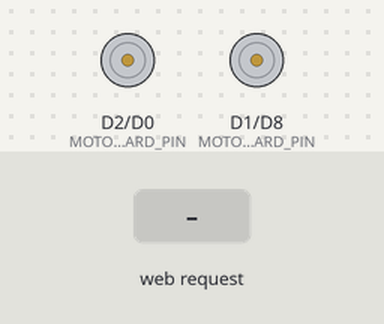
A sketch run on a simulated ESP8266 (Wemos D1 mini). Shown: motor-driver pin pairs drawn as motors (green arrow = first pin HIGH = forward, orange = second pin HIGH = backward, longer = more drive). The test bench sets the inputs (shaded band).

Above: at 2.2 s.
2.3 s: HTTP request GET /motor1_forward?state=1 received
At 3.4 s:
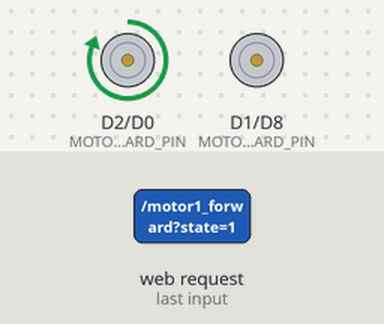
3.8 s: HTTP request GET /motor1_reverse?state=1 received
At 4.5 s:
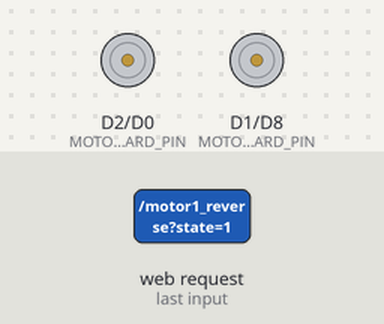
5.3 s: HTTP request GET /motor1_forward received
At 5.6 s:
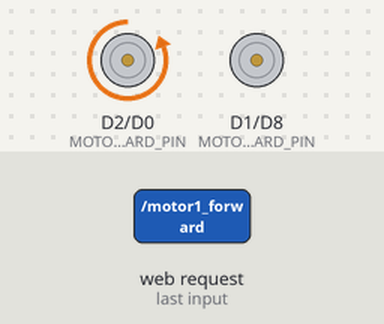
6.8 s: HTTP request GET /motor2_forward?state=1 received
At 8.0 s:
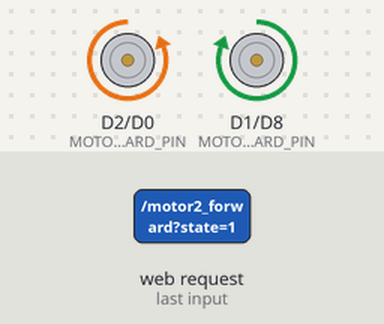
8.3 s: HTTP request GET /motor1_reverse received
At 9.1 s:
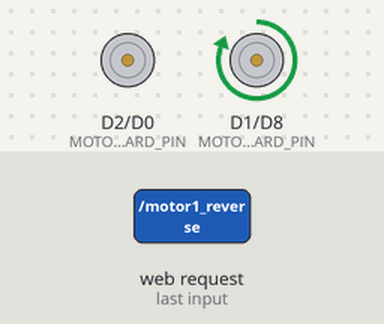
9.8 s: HTTP request GET /motor1_forward?state=120 received
At 10.3 s:
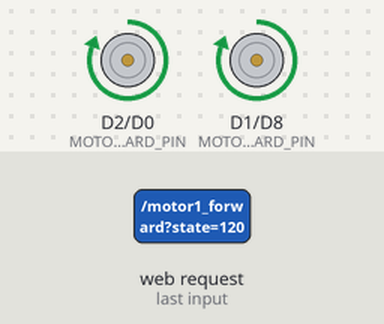
Timing chart, 0 to 12.3 s (numbered marks = the images above; inputs shaded):
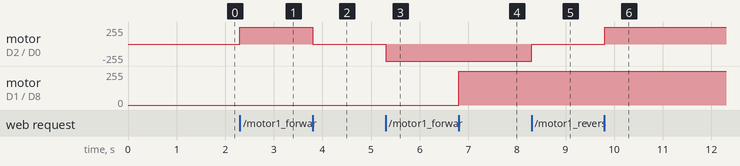

The sketch:

main.ino
```cpp
#include <ESP8266WiFi.h>
#include <WiFiClient.h>
#include <ESP8266WebServer.h>

#ifndef APSSID
#define APSSID "RC-Line-Follower"
// #define APPSK "mariosplen"
#endif

const char *ssid = APSSID;
// const char *password = APPSK;

ESP8266WebServer server(80);

const int MOTOR1_FORWARD_PIN = D2;
const int MOTOR1_REVERSE_PIN = D0;
const int MOTOR2_FORWARD_PIN = D1;
const int MOTOR2_REVERSE_PIN = D8;

byte temperature = 0;
byte humidity = 0;

void handleRoot(){
  String html = R"html(
    <!DOCTYPE html>
    <html lang="en" xmlns="http://www.w3.org/1999/html">
    <head>
        <meta charset="UTF-8">
        <meta content="IE=edge" http-equiv="X-UA-Compatible">

        <title>Remote Control Line Follower Robot</title>


        <style>
            body {
                display: flex;
                justify-content: center;
                align-items: center;
                height: 100vh;
                user-select: none;
            }


            span.label {
                font-size: 60px;
                color: #8e8e8e;
            }

            div.rounded-bg {
                background: #d9d9d9;
                border-radius: 50px;

            }

            i.control-icon {
                font-size: 24px;
                color: #2e2e2e;
                width: 100%;
                text-align: center;
            }

            .d-flex {
                display: flex !important;
            }

            .justify-content-between {
                justify-content: space-between !important;
            }

            .flex-column {
                flex-direction: column !important;
            }

            .px-3 {
                padding-right: 1rem !important;
                padding-left: 1rem !important;
            }

            .justify-content-center {
                justify-content: center !important;
            }

            .py-5 {
                padding-top: 3rem !important;
                padding-bottom: 3rem !important;
            }

            .container {
                width: 100%;
                margin-right: auto;
                margin-left: auto;
            }

            @media (min-width: 576px) {
                .container {
                    max-width: 540px;
                }
            }

            @media (min-width: 768px) {
                .container {
                    max-width: 720px;
                }
            }

            @media (min-width: 992px) {
                .container {
                    max-width: 960px;
                }
            }

            @media (min-width: 1200px) {
                .container {
                    max-width: 1140px;
                }
            }

            @media (min-width: 1400px) {
                .container {
                    max-width: 1320px;
                }
            }

        </style>
    </head>
    <body>
    <div class="container">
        <div class="d-flex   justify-content-between ">


            <div class="d-flex flex-column rounded-bg  px-3 justify-content-center ">
                <i class=" py-5 control-icon" id="motor1-forward">▲</i>
                <span class="label py-5">Motor1</span>
                <i class="  py-5 control-icon" id="motor1-backward">▼</i>
            </div>

            <div class="d-flex flex-column rounded-bg  px-3 justify-content-center ">
                <i class=" py-5 control-icon" id="motor2-forward">▲</i>
                <span class="label py-5">Motor2</span>
                <i class="  py-5 control-icon" id="motor2-backward">▼</i>
            </div>


        </div>
        <div class="d-flex   px-3 justify-content-center">
            <button id="calibration-button">Calibrate</button>
            <button id="line-following-button">Line Following</button>
            <div class="d-flex flex-column rounded-bg px-3 justify-content-center">
                <label for="speed-slider">Speed:</label>
                <input id="speed-slider" max="100" min="50" step="10" type="range" value="80"/>
            </div>

        </div>

        <div id="sensor-data">
            <p>Temperature: <span id="temperature">--</span></p>
            <p>Humidity: <span id="humidity">--</span></p>
        </div>
    </div>
    <script>
        const motor1ForwardButton = document.getElementById('motor1-forward');
        motor1ForwardButton.addEventListener('touchstart', function () {
            sendRequest('/motor1_forward', 1);
            console.log("pressed");
        });
        motor1ForwardButton.addEventListener('touchend', function () {
            sendRequest('/motor1_forward', 0);
        });

        const motor2ForwardButton = document.getElementById('motor2-forward');
        motor2ForwardButton.addEventListener('touchstart', function () {
            sendRequest('/motor2_forward', 1);
        });
        motor2ForwardButton.addEventListener('touchend', function () {
            sendRequest('/motor2_forward', 0);
        });

        const motor1ReverseButton = document.getElementById('motor1-backward');
        motor1ReverseButton.addEventListener('touchstart', function () {
            sendRequest('/motor1_reverse', 1);
        });
        motor1ReverseButton.addEventListener('touchend', function () {
            sendRequest('/motor1_reverse', 0);
        });

        const motor2ReverseButton = document.getElementById('motor2-backward');
        motor2ReverseButton.addEventListener('touchstart', function () {
            sendRequest('/motor2_reverse', 1);
        });
        motor2ReverseButton.addEventListener('touchend', function () {
            sendRequest('/motor2_reverse', 0);
        });

        const calibrationButton = document.getElementById('calibration-button');
        const lineFollowingButton = document.getElementById('line-following-button');
        const speedSlider = document.getElementById('speed-slider');

        // Add event listeners for buttons and slider
        calibrationButton.addEventListener('click', function () {
            sendRequest('/calibration', 1);
        });
        lineFollowingButton.addEventListener('click', function () {
            sendRequest('/line_following', 1);
        });
        speedSlider.addEventListener('input', function () {
            const speed = speedSlider.value;
            sendRequest('/speed', speed);
        });

        function sendRequest(url, state) {
            const xhr = new XMLHttpRequest();
            xhr.open('GET', url + '?state=' + state, true);
            xhr.send();
        }

        function updateValues() {
            var xhttp = new XMLHttpRequest();
            xhttp.onreadystatechange = function () {
                if (this.readyState === 4 && this.status === 200) {
                    var data = JSON.parse(this.responseText);
                    document.getElementById('temperature').innerText = data.temperature;
                    document.getElementById('humidity').innerText = data.humidity;
                }
            };
            xhttp.open('GET', '/values', true);
            xhttp.send();
        }

        setInterval(updateValues, 2000);
    </script>
    </body>
    </html>
  )html";
  server.send(200, "text/html", html);
}

void handleMotor1Forward(){
  int state = server.arg("state").toInt();
  digitalWrite(MOTOR1_FORWARD_PIN, state);
  server.send(200, "text/plain", "OK");
}

void handleMotor1Reverse(){
  int state = server.arg("state").toInt();
  digitalWrite(MOTOR1_REVERSE_PIN, state);
  server.send(200, "text/plain", "OK");
}

void handleMotor2Forward(){
  int state = server.arg("state").toInt();
  digitalWrite(MOTOR2_FORWARD_PIN, state);
  server.send(200, "text/plain", "OK");
}

void handleMotor2Reverse(){
  int state = server.arg("state").toInt();
  digitalWrite(MOTOR2_REVERSE_PIN, state);
  server.send(200, "text/plain", "OK");
}
void handleCalibration(){
  int state = server.arg("state").toInt();
  Serial.println("CALBR");
  server.send(200, "text/plain", "OK");
}
void handleLineFollowing(){
  int state = server.arg("state").toInt();
  Serial.println("FOLLO");
  server.send(200, "text/plain", "OK");
}
void handleSpeed(){
  int state = server.arg("state").toInt();
  String speed = "S," + String(state);
  Serial.println(speed);
  server.send(200, "text/plain", "OK");
}

void handleValues(){
  String values = "{\"temperature\": " + String(temperature) + ", \"humidity\": " + String(humidity) + "}";
  server.send(200, "application/json", values);
}

void setup(){
  delay(1000);
  Serial.begin(9600);

  pinMode(MOTOR1_FORWARD_PIN, OUTPUT);
  pinMode(MOTOR1_REVERSE_PIN, OUTPUT);
  pinMode(MOTOR2_FORWARD_PIN, OUTPUT);
  pinMode(MOTOR2_REVERSE_PIN, OUTPUT);

  // Serial.print("Configuring access point...");

  IPAddress ip(192, 168, 1, 1);       // Set the IP address of the access point
  IPAddress subnet(255, 255, 255, 0); // Set the subnet mask
  IPAddress gateway(192, 168, 1, 1);  // Set the gateway address (same as IP address)

  WiFi.softAPConfig(ip, gateway, subnet); // Configure the access point with the new settings
  // You can add a password parameter if you want the AP to be secured.
  WiFi.softAP(ssid); // Start the access point with the new settings

  IPAddress myIP = WiFi.softAPIP();
  // Serial.print("AP IP address: ");
  // Serial.println(myIP);
  server.on("/", handleRoot);
  server.on("/motor1_forward", handleMotor1Forward);
  server.on("/motor1_reverse", handleMotor1Reverse);
  server.on("/motor2_forward", handleMotor2Forward);
  server.on("/motor2_reverse", handleMotor2Reverse);
  server.on("/calibration", handleCalibration);
  server.on("/line_following", handleLineFollowing);
  server.on("/speed", handleSpeed);
  server.on("/values", handleValues);
  server.begin();
  // Serial.println("HTTP server started");
}

void updateSensorData(){
  if (Serial.available() > 0){
    String data = Serial.readStringUntil('\n'); // Read the incoming byte data until a newline character is encountered
    int commaIndex = data.indexOf(',');
    if (commaIndex != -1){
      temperature = data.substring(0, commaIndex).toInt(); // Extract the temperature value
      humidity = data.substring(commaIndex + 1).toInt();   // Extract the humidity value
    }
  }
}

unsigned long previousUpdateMillis = 0;
const unsigned long updateInterval = 5000;

void loop(){
  server.handleClient();
  // Update temperature and humidity values by reading the serial data every 5 seconds
  unsigned long currentMillis = millis();
  if (currentMillis - previousUpdateMillis >= updateInterval){
    previousUpdateMillis = currentMillis;
    updateSensorData();
  }
}
```

Measured:
- after the input at 2.3 s, motor on D2 (MOTOR1_FORWARD_PIN) / D0 (MOTOR1_REVERSE_PIN): stopped → forward 255/255 at once
- after the input at 3.8 s, motor on D2 (MOTOR1_FORWARD_PIN) / D0 (MOTOR1_REVERSE_PIN): forward 255/255 → stopped at once
- after the input at 5.3 s, motor on D2 (MOTOR1_FORWARD_PIN) / D0 (MOTOR1_REVERSE_PIN): stopped → backward 255/255 at once
- after the input at 6.8 s, motor on D1 (MOTOR2_FORWARD_PIN) / D8 (MOTOR2_REVERSE_PIN): stopped → forward 255/255 at once
- after the input at 8.3 s, motor on D2 (MOTOR1_FORWARD_PIN) / D0 (MOTOR1_REVERSE_PIN): backward 255/255 → stopped at once
- after the input at 9.8 s, motor on D2 (MOTOR1_FORWARD_PIN) / D0 (MOTOR1_REVERSE_PIN): stopped → forward 255/255 at once
